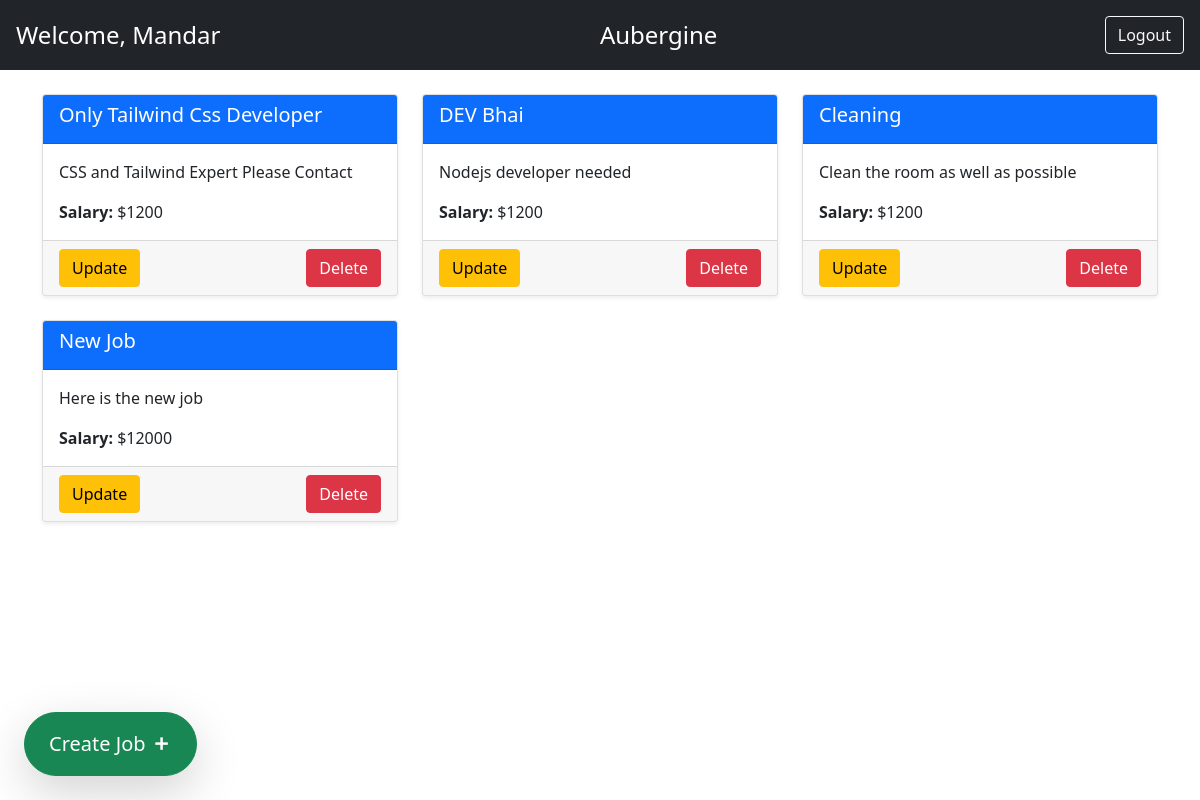
Before: /auth/home/ (signed in) with the older database file.
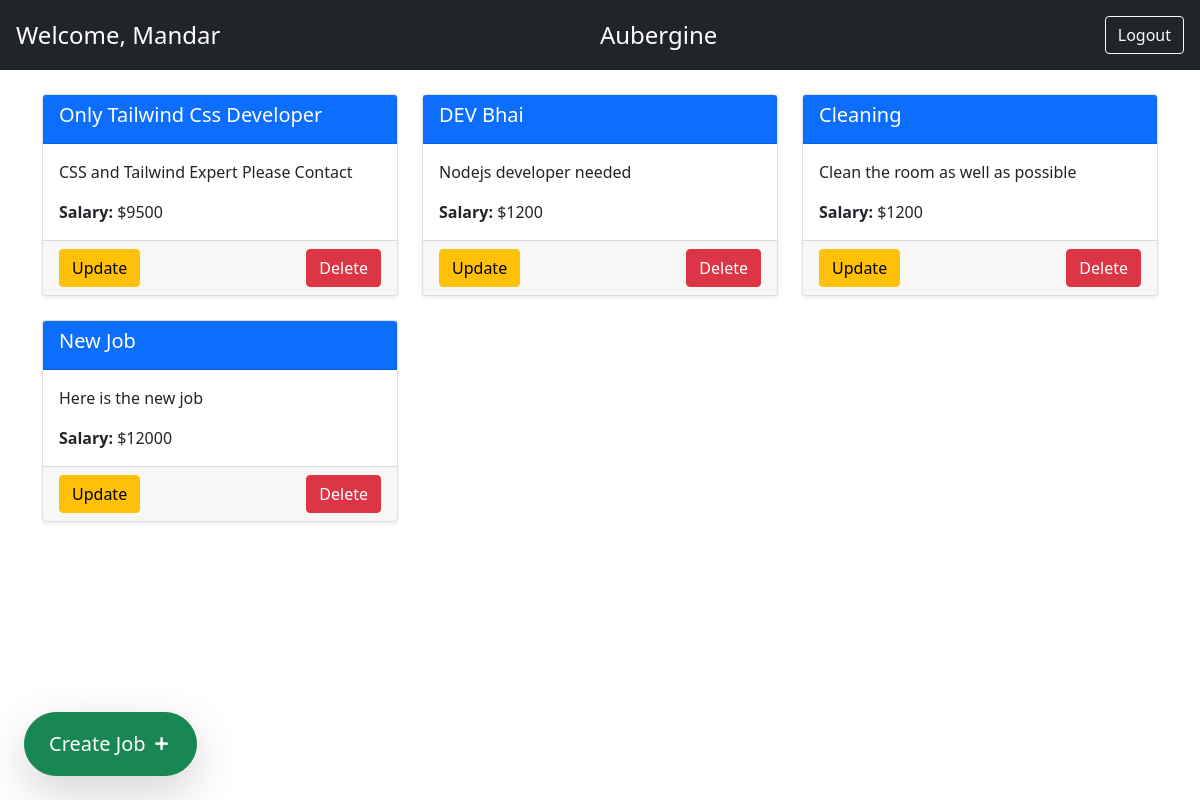
After: the same page with the newer database file.
### jobs/models.py (models this page shows, shortened)
class Job(models.Model):
    title = models.CharField(max_length=255)
    description = models.TextField(blank=True)
    salary = models.IntegerField()
    company = models.ForeignKey(Company, on_delete=models.CASCADE, related_name='jobs',null=False)  # One company can have many jobs (for total participation the foreignky has null constraint)

### authentication/views.py (the view, shortened to what this page needs)
# urls.py: path('home/',home_view,name='home')
@login_required
def home_view(request):
    if Company.objects.filter(user = request.user).exists():
        company = Company.objects.filter(user = request.user)[0]
        jobs = Job.objects.filter(company=company)
        return render(request,'home.html',{'jobs':jobs,'user':request.user,'company':company})

### jobs/models.py (called while the page is built)
    def __str__(self):
        return self.name

### authentication/templates/home.html (shortened to what this page needs)
<!DOCTYPE html>
<html lang="en">
<head>
    <link href="https://cdn.jsdelivr.net/npm/bootstrap@5.0.2/dist/css/bootstrap.min.css" rel="stylesheet">
    <link rel="stylesheet" href="https://cdnjs.cloudflare.com/ajax/libs/remixicon/4.6.0/remixicon.css" />
    </head>
<body>
    <div class="bg-dark text-white p-3">
        <div class="d-flex justify-content-between align-items-center">
            <div class="fs-4">Welcome,
                {% if user.is_authenticated %}
                    {{ user.first_name }}
                {% else %}
                    Guest
                {% endif %}
            </div>
            <div class="fs-4">
                {{company}}
            </div>
            <div>
                {% if user.is_authenticated %}
                    <a href="{% url 'logout' %}" class="btn btn-outline-light ms-2">Logout</a>
                {% else %}
                    <a href="{% url 'login' %}" class="btn btn-outline-light ms-2">Sign In</a>
                    <a href="{% url 'register' %}" class="btn btn-outline-light ms-2">Register</a>
                {% endif %}
            </div>
        </div>
    </div>
    <div class="container mt-4">
        <div class="row">
            {% for job in jobs %}
                <div class="col-md-4 mb-4">
                    <div class="card shadow-sm h-100">
                        <div class="card-header bg-primary text-white">
                            <h5 class="card-title">{{ job.title }}</h5>
                        </div>
                        <div class="card-body">
                            <p class="card-text">{{ job.description|truncatewords:20 }}</p>
                            <p class="card-text"><strong>Salary: </strong>${{ job.salary }}</p>
                        </div>
                        <div class="card-footer d-flex justify-content-between">
                            <a href="/job/update/{{ job.id }}/" class="btn btn-warning">Update</a>
                            <a href="/job/delete/{{ job.id }}/" class="btn btn-danger">Delete</a>
                        </div>
                    </div>
                </div>
            {% endfor %}
        </div>
    </div>
    <a href="/job/create/" class="position-fixed bottom-0 start-0 mb-4 ms-4">
        <button class="btn btn-success fs-5 rounded-pill shadow-lg py-3 px-4">Create Job <i class="fw-bold fs-5 ri-add-line"></i> </button>
    </a>
</body>
</html>

Changed rows visible on the page:
changed Job "Only Tailwind Css Developer": salary "1200" → "9500"
